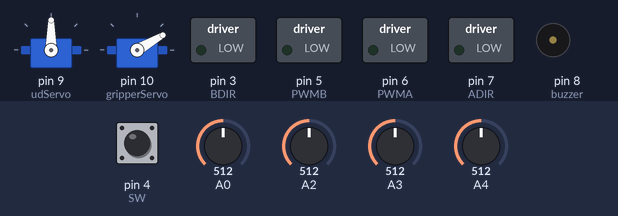
The sketch below on a simulated Arduino Uno, built with avr-gcc and run on an emulated ATmega328P. Shown: 2 × servo, switched loads named in the sketch (green lamp = pin HIGH), buzzer (waves = sounding). The inputs (shaded band) are chosen by the test bench; at power-on: pin 4 (SW) LOW, A0 = 512, A2 = 512, A3 = 512, A4 = 512. What the sketch prints to the serial monitor is not drawn. At 0.2 s the program stops and its outputs stay as they are.

Above: at 0.3 s.
Timing chart, 0 to 1.7 s (numbered marks = the images above):
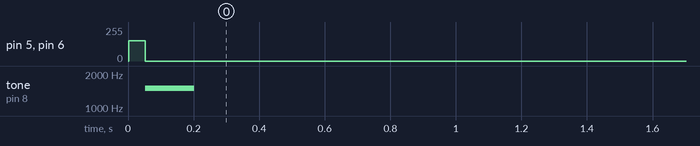

Measured:
- by itself, pin 5 (PWMB), pin 6 (PWMA): 0/255 → 153/255 at 0.00 s, → 0/255 0.05 s later
- by itself, tone on pin 8 (buzzer): silent → 1500 Hz at 0.05 s, → silent 0.15 s later

The sketch:

LP_XT_MONITOR.ino
```cpp
#include <Servo.h>
#include <ArduinoJson.h>
#define READ_SENSOR
int     SPEED_t=60;

/* REFERENCES */
int     L_REF=597;
int     R_REF=547;
int     L2_REF= 546;
int     R2_REF=640;

Servo             udServo, gripperServo;
StaticJsonBuffer  <200> jsonBuffer;
JsonObject& root = jsonBuffer.createObject();
int       ADIR = 7;
int       PWMA = 6;
int       BDIR = 3;
int       PWMB = 5;
const int trigPin = 11;
const int echoPin = 12;
int       buzzer = 8;
long      duration_t;
int       L, R, C, L2, R2;
int       L_min, R_min, C_min, L2_min, R2_min;
int       L_max, R_max, C_max, L2_max, R2_max;
int       L_avg, R_avg, C_avg, L2_avg, R2_avg;
int       error;
int       SW=4;

void clearAndHome()
{
  Serial.write(27);
  Serial.print("[2J"); // clear screen
  Serial.write(27);
  Serial.print("[H"); // cursor to home
}

/* Motor Function */
void ao(){
  analogWrite(PWMA, 0);
  analogWrite(PWMB, 0);
}

void fd(int speed){
  //direction
  digitalWrite(ADIR, LOW);
  digitalWrite(BDIR, LOW);
  // speed
  analogWrite(PWMA, map(speed, 0, 100, 0, 255));
  analogWrite(PWMB, map(speed, 0, 100, 0, 255));
}

void sl(int speed){
  //direction
  digitalWrite(ADIR, HIGH);
  digitalWrite(BDIR, LOW);
  // speed
  analogWrite(PWMA, map(speed, 0, 100, 0, 255));
  analogWrite(PWMB, map(speed, 0, 100, 0, 255));
}

void sr(int speed){
  //direction
  digitalWrite(ADIR, LOW);
  digitalWrite(BDIR, HIGH);
  // speed
  analogWrite(PWMA, map(speed, 0, 100, 0, 255));
  analogWrite(PWMB, map(speed, 0, 100, 0, 255));
}

void bk(int speed){
  //direction
  digitalWrite(ADIR, HIGH);
  digitalWrite(BDIR, HIGH);
  // speed
  analogWrite(PWMA, map(speed, 0, 100, 0, 255));
  analogWrite(PWMB, map(speed, 0, 100, 0, 255));
}

double read_sensor(){
  //clearAndHome();

  L   = analogRead(0);
  R   = analogRead(2);
  L2  = analogRead(4);
  R2  = analogRead(3);

  if(L > L_REF && R < R_REF ){
    error = -(R_REF - R);
  }
  else if(L < L_REF && R > R_REF ){
    error = (L_REF - L);
  }
  else{
    error = 0;
  }
  /*
  Serial.print("\tL2\tL\tR\tR2\r\n");
  Serial.print("=====================================\r\n");
  Serial.print("Actual:\t");
  Serial.print(L2); Serial.print("\t");
  Serial.print(L); Serial.print("\t");
  Serial.print(R); Serial.print("\t");
  Serial.print(R2); Serial.print("\r\n");


  if(L2 < L2_min)   L2_min = L2;
  if(L < L_min)     L_min = L;
  if(R < R_min)     R_min = R;
  if(R2 < R2_min)   R2_min = R2;
  Serial.print("MIN:\t");
  Serial.print(L2_min); Serial.print("\t");
  Serial.print(L_min); Serial.print("\t");
  Serial.print(R_min); Serial.print("\t");
  Serial.print(R2_min); Serial.print("\r\n");

  if(L2 > L2_max)   L2_max = L2;
  if(L > L_max)     L_max = L;
  if(R > R_max)     R_max = R;
  if(R2 > R2_max)   R2_max = R2;
  Serial.print("MAX:\t");
  Serial.print(L2_max); Serial.print("\t");
  Serial.print(L_max); Serial.print("\t");
  Serial.print(R_max); Serial.print("\t");
  Serial.print(R2_max); Serial.print("\r\n");

  L2_avg  = (L2_min + L2_max) / 2;
  L_avg   = (L_min + L_max) / 2;
  R_avg   = (R_min + R_max) / 2;
  R2_avg  = (R2_min + R2_max) / 2;
  Serial.print("AVG:\t");
  Serial.print(L2_avg); Serial.print("\t");
  Serial.print(L_avg); Serial.print("\t");
  Serial.print(R_avg); Serial.print("\t");
  Serial.print(R2_avg); Serial.print("\r\n");
  */

  /*
  root["time"]=millis();
  root["l2_ref"]=L2_REF;
  root["l2"]=L2;
  root["l_ref"]=L_REF;
  root["l"]=L;
  root["r_ref"]=R_REF;
  root["r"]=R;
  root["r2_ref"]=R2_REF;
  root["r2"]=R;
  root["error"]=error;
  //root.printTo(Serial);
  Serial.print(",");
  */


  return error;
}

void follow_line(){
  int error_t = read_sensor();
  if(error_t > 0){
    sl(SPEED_t-30);
  }
  else if(error_t < 0){
    sr(SPEED_t-30);
  }
  else{
    fd(SPEED_t);
  }
}

void FF(){
  read_sensor();
  while(L2 > L2_REF && R2 > R2_REF){
    read_sensor();
    follow_line();
  }
  fd(SPEED_t);
  delay(50);
  ao();
  beep();
}

//void FR(){
//  ao(); delay(50);
//  sr(SPEED_t); delay(300);
//  read_sensor();
//  while(C > C_REF){
//    read_sensor();
//    sr(SPEED_t);
//  }
//  ao();
//}

//void FL(){
//  ao(); delay(50);
//  sl(SPEED_t-10); delay(300);
//  read_sensor();
//  while(C > C_REF){
//    read_sensor();
//    sl(SPEED_t-10);
//  }
//  ao();
//}

int read_distance(){
  int distance;

  // Clears the trigPin
  digitalWrite (trigPin, LOW);
  delayMicroseconds (2);

  // Sets the trigPin on HIGH state for 10 micro seconds
  digitalWrite (trigPin, HIGH);
  delayMicroseconds (10);
  digitalWrite (trigPin, LOW);

  // Reads the echoPin, returns the sound wave travel time in microseconds
  duration_t = pulseIn (echoPin, HIGH);

  // Calculating the distance
  distance = duration_t * 0.034 / 2;

  return distance;
}

void beep(){
  tone(buzzer, 1500);
  delay(150);
  noTone(buzzer);
}

void sw_ok_press(){
  while(digitalRead(SW)){
    delay(100);
  }
}


void setup() {
  /* drive motor */
  pinMode(ADIR, OUTPUT);
  pinMode(PWMA, OUTPUT);
  pinMode(BDIR, OUTPUT);
  pinMode(PWMB, OUTPUT);
  analogWrite(PWMA, 128);
  digitalWrite(ADIR, LOW);
  analogWrite(PWMB, 128);
  digitalWrite(BDIR, LOW);

  /* servo */
  udServo.attach(9);
  gripperServo.attach(10);

  /* ultrasonic */
  pinMode (trigPin, OUTPUT);  // Sets the trigPin as an Output
  pinMode (echoPin, INPUT); // Sets the echoPin as an Input

  /* SW */
  pinMode(SW, INPUT);

  /* Communication */
  Serial.begin(9600);

  /* set to initial val */
  ao(); // all motors off
  udServo.write(0);
  gripperServo.write(0);

  /* Initialize ref */
  L2_min  = analogRead(4);
  L2_max  = L2_min;
  L_min   = analogRead(0);
  L_max   = L_min;
  R_min   = analogRead(2);
  R_max   = R_min;
  R2_min  = analogRead(3);
  R2_max  = R_min;

  Serial.println("Press key to start...");
  sw_ok_press();
  Serial.println("Started");
  udServo.write(90);
  gripperServo.write(30);


}

void loop() {
  //read_sensor(); delay(500);
  FF();
  while(1);
}
```
